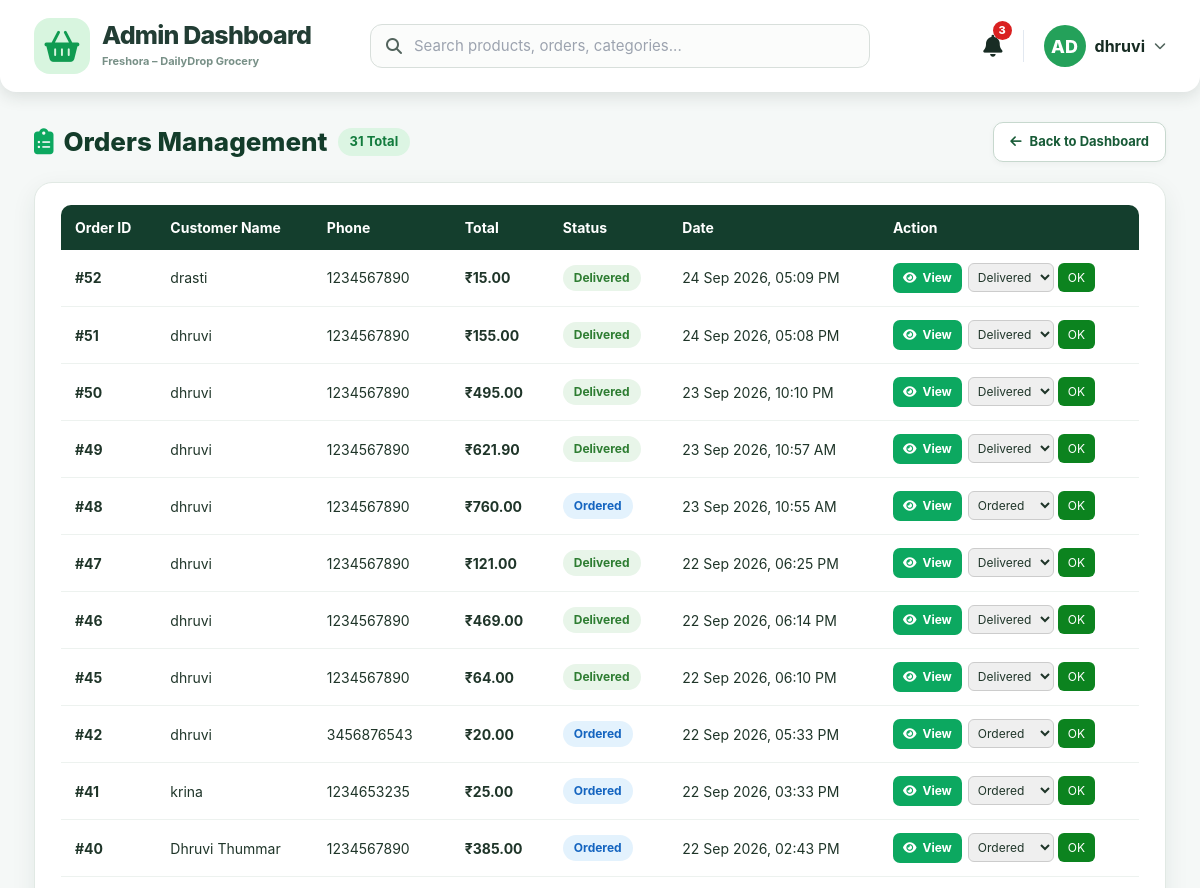
Page /admin-orders/ (signed in, upper part) on the earlier database version.
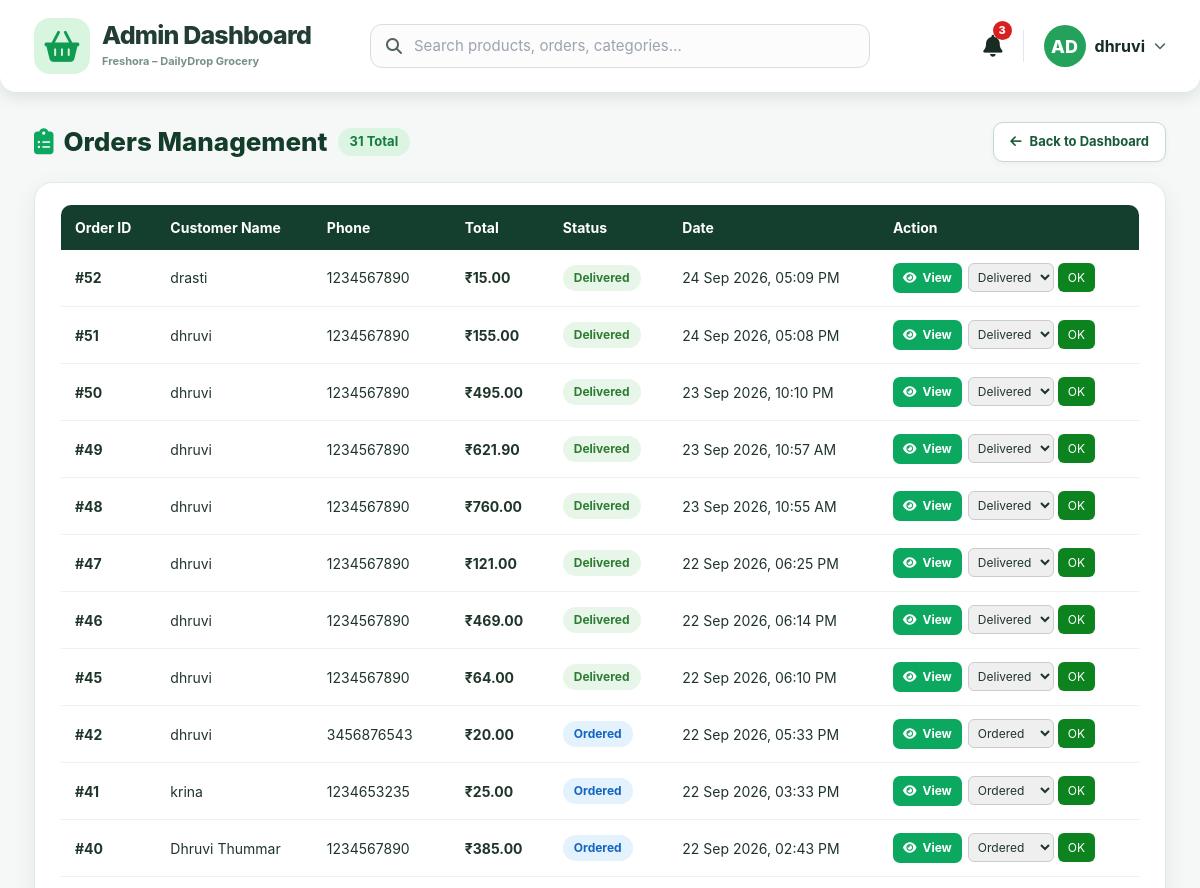
Same page on the later database version.
### store/models.py (models this page shows, shortened)
class Order(models.Model):
    user = models.ForeignKey(User, on_delete=models.CASCADE, null=True, blank=True)
    customer_name = models.CharField(max_length=100, default="Guest")
    customer_phone = models.CharField(max_length=30, blank=True)
    total_amount = models.DecimalField(max_digits=10, decimal_places=2)
    paid_amount = models.DecimalField(max_digits=10, decimal_places=2, default=0)
    cash_received = models.DecimalField(max_digits=10, decimal_places=2, null=True, blank=True)
    discount_code = models.CharField(max_length=50, blank=True)
    created_at = models.DateTimeField(auto_now_add=True)
    status = models.CharField(max_length=20, default='Ordered', choices=[
        ('Ordered','Ordered'),
        ('Packed','Packed'),
        ('Shipped','Shipped'),
        ('Delivered','Delivered'),
        ('Cancelled','Cancelled')
    ])
    payment_method = models.CharField(max_length=50, default='Cash on Delivery')
    payment_status = models.CharField(max_length=20, default='PENDING')
    cash_collected = models.BooleanField(default=False)
    cash_amount_received = models.DecimalField(max_digits=10, decimal_places=2, null=True, blank=True)
    cash_collected_at = models.DateTimeField(null=True, blank=True)
    cash_collected_by = models.CharField(max_length=100, null=True, blank=True)

### store/views.py (the view, shortened to what this page needs)
    @never_cache
    def wrapper(request, *args, **kwargs):
        if request.user.is_authenticated and (request.user.is_staff or request.user.is_superuser):
            request.session['admin_user_id'] = request.user.id
            return view_func(request, *args, **kwargs)

### store/context_processors.py (called while the page is built)
def active_save10(request):
    cart = request.session.get('cart', {})
    cart_total = 0
    if isinstance(cart, dict):
        for item in cart.values():
            if isinstance(item, dict):
                cart_total += item.get('qty', 0)
            elif isinstance(item, (int, float)):
                cart_total += int(item)
    return {
        'save10_coupon': Coupon.objects.filter(code__iexact='SAVE10', is_active=True).first(),
        'cart_total': cart_total,
    }

### store/views.py (called while the page is built, shortened)
def admin_required(view_func):
    @never_cache
    def wrapper(request, *args, **kwargs):
        if request.user.is_authenticated and (request.user.is_staff or request.user.is_superuser):
            request.session['admin_user_id'] = request.user.id
            return view_func(request, *args, **kwargs)
    return wrapper

@admin_required
def admin_orders(request):
    orders = Order.objects.all().order_by('-created_at')
    return render(request, 'store/admin_orders.html', {'orders': orders})

### store/templates/store/admin_orders.html (shortened to what this page needs)
{% load static %}
<!DOCTYPE html>
<html lang="en">
<head>
  <script src="https://cdn.tailwindcss.com"></script>
  <link rel="stylesheet" href="https://cdnjs.cloudflare.com/ajax/libs/font-awesome/6.5.0/css/all.min.css">
</head>
<body>
  <div class="admin-shell">
    <header class="admin-header">
      <a class="brand" href="{% url 'admin_dashboard' %}">
        <span class="brand-mark"><i class="fa-solid fa-basket-shopping"></i></span>
        <span>
          <span class="brand-title">Admin Dashboard</span>
          <span class="brand-subtitle">Freshora – DailyDrop Grocery</span>
        </span>
      </a>
      <form class="dashboard-search" method="get" action="{% url 'home' %}">
        <i class="fa-solid fa-magnifying-glass"></i>
        <input name="q" placeholder="Search products, orders, categories..." aria-label="Search products, orders, categories">
      </form>
      <div class="header-actions">
        <span class="notification" title="Notifications"><i class="fa-solid fa-bell"></i><b class="notification-badge">3</b></span>
        <div class="admin-user">
          <span class="admin-avatar">AD</span>
          <span>{{ request.user.username|default:'Admin' }}</span>
          <i class="fa-solid fa-chevron-down"></i>
        </div>
      </div>
    </header>
    <main class="dashboard-content">
      <div class="page-title-row">
        <h1 class="page-title">
          <i class="fa-solid fa-clipboard-list" style="color:#0ca860;"></i> Orders Management
          <span class="badge-count">{{ orders|length }} Total</span>
        </h1>
        <a href="{% url 'admin_dashboard' %}" class="back-btn">
          <i class="fa-solid fa-arrow-left"></i> Back to Dashboard
        </a>
      </div>
      <div class="orders-card">
        <div class="table-responsive">
          <table class="orders-table">
            <thead>
              <tr>
                <th>Order ID</th>
                <th>Customer Name</th>
                <th>Phone</th>
                <th>Total</th>
                <th>Status</th>
                <th>Date</th>
                <th>Action</th>
              </tr>
            </thead>
            <tbody>
              {% for order in orders %}
              <tr>
                <td><strong>#{{ order.id }}</strong></td>
                <td>{{ order.customer_name|default:"Guest" }}</td>
                <td>{{ order.customer_phone|default:"-" }}</td>
                <td><strong>₹{{ order.total_amount|floatformat:2 }}</strong></td>
                <td>
                  <span class="status-badge status-{{ order.status|lower }}">{{ order.status }}</span>
                </td>
                <td>{{ order.created_at|date:"d M Y, h:i A" }}</td>
                <td style="display:flex; gap:6px; align-items:center; flex-wrap:wrap;">
                  <a href="{% url 'bill_detail' order.id %}" class="btn-view" style="padding:6px 10px; font-size:12px; white-space:nowrap;">
                   <i class="fa-solid fa-eye"></i> View
                   </a>
                  <form method="POST" action="{% url 'update_order_status' order.id %}" style="display:flex; gap:4px;">
                    <select name="status" style="padding:5px; border-radius:6px; border:1px solid #ccc; font-size:12px;">
                       <option value="Ordered" {% if order.status == 'Ordered' %}selected{% endif %}>Ordered</option>
                      <option value="Delivered" {% if order.status == 'Delivered' %}selected{% endif %}>Delivered</option>
                     </select>
                     <button type="submit" style="background:#0C831F; color:white; border:none; padding:5px 10px; border-radius:6px; cursor:pointer; font-size:12px;">OK</button>
                   </form>
                 </td>
              </tr>
              {% empty %}
              <tr>
                <td colspan="7" style="text-align:center; padding:30px; color:#688073;">
                  No orders found.
                </td>
              </tr>
              {% endfor %}
            </tbody>
          </table>
        </div>
      </div>
    </main>
  </div>
</body>
</html>

Differences in the rows shown:
changed Order "23 Sep 2026, 10:55 AM": status "Ordered" → "Delivered"
